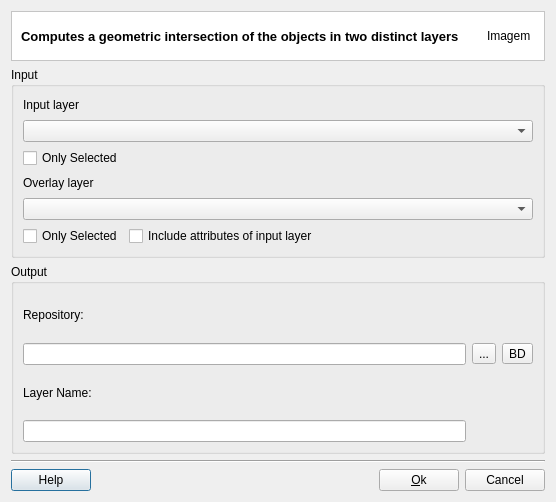
<?xml version="1.0" encoding="UTF-8"?>
<ui version="4.0">
 <class>IntersectionDialogForm</class>
 <widget class="QDialog" name="IntersectionDialogForm">
  <property name="geometry">
   <rect>
    <x>0</x>
    <y>0</y>
    <width>556</width>
    <height>502</height>
   </rect>
  </property>
  <property name="windowTitle">
   <string>Intersection Operation</string>
  </property>
  <layout class="QGridLayout" name="gridLayout_7">
   <item row="0" column="0">
    <layout class="QGridLayout" name="gridLayout_6" rowstretch="0,1,1,0,0">
     <item row="0" column="0">
      <widget class="QFrame" name="frame_2">
       <property name="styleSheet">
        <string notr="true">QWidget { background: white }</string>
       </property>
       <property name="frameShape">
        <enum>QFrame::StyledPanel</enum>
       </property>
       <property name="frameShadow">
        <enum>QFrame::Sunken</enum>
       </property>
       <layout class="QHBoxLayout" name="horizontalLayout_3" stretch="1,0">
        <property name="topMargin">
         <number>0</number>
        </property>
        <property name="bottomMargin">
         <number>0</number>
        </property>
        <item>
         <widget class="QLabel" name="m_datasourceTypeTitleLabel">
          <property name="font">
           <font>
            <pointsize>10</pointsize>
            <weight>75</weight>
            <bold>true</bold>
           </font>
          </property>
          <property name="text">
           <string>Computes a geometric intersection of the objects in two distinct layers</string>
          </property>
         </widget>
        </item>
        <item>
         <widget class="QLabel" name="m_imgLabel">
          <property name="minimumSize">
           <size>
            <width>48</width>
            <height>48</height>
           </size>
          </property>
          <property name="maximumSize">
           <size>
            <width>48</width>
            <height>48</height>
           </size>
          </property>
          <property name="text">
           <string>Imagem</string>
          </property>
         </widget>
        </item>
       </layout>
      </widget>
     </item>
     <item row="1" column="0">
      <widget class="QGroupBox" name="groupBox">
       <property name="minimumSize">
        <size>
         <width>0</width>
         <height>0</height>
        </size>
       </property>
       <property name="maximumSize">
        <size>
         <width>16777215</width>
         <height>16777215</height>
        </size>
       </property>
       <property name="title">
        <string>Input</string>
       </property>
       <layout class="QGridLayout" name="gridLayout_5">
        <item row="0" column="0">
         <layout class="QGridLayout" name="gridLayout_3">
          <item row="1" column="0">
           <widget class="QComboBox" name="m_firstLayerComboBox"/>
          </item>
          <item row="2" column="0">
           <widget class="QCheckBox" name="m_firstSelectedCheckBox">
            <property name="enabled">
             <bool>true</bool>
            </property>
            <property name="text">
             <string>Only Selected</string>
            </property>
           </widget>
          </item>
          <item row="0" column="0">
           <widget class="QLabel" name="m_firstLayerLabel">
            <property name="text">
             <string>Input layer</string>
            </property>
           </widget>
          </item>
         </layout>
        </item>
        <item row="1" column="0">
         <layout class="QGridLayout" name="gridLayout_4">
          <item row="0" column="0">
           <widget class="QLabel" name="m_secondLayerLabel">
            <property name="text">
             <string>Overlay layer</string>
            </property>
           </widget>
          </item>
          <item row="1" column="0">
           <widget class="QComboBox" name="m_secondLayerComboBox"/>
          </item>
          <item row="2" column="0">
           <layout class="QGridLayout" name="gridLayout_2">
            <item row="0" column="0">
             <widget class="QCheckBox" name="m_secondSelectedCheckBox">
              <property name="enabled">
               <bool>true</bool>
              </property>
              <property name="text">
               <string>Only Selected</string>
              </property>
             </widget>
            </item>
            <item row="0" column="1">
             <widget class="QCheckBox" name="m_copyColumnsCheckBox">
              <property name="text">
               <string>Include attributes of input layer</string>
              </property>
             </widget>
            </item>
            <item row="0" column="2">
             <spacer name="horizontalSpacer_2">
              <property name="orientation">
               <enum>Qt::Horizontal</enum>
              </property>
              <property name="sizeHint" stdset="0">
               <size>
                <width>40</width>
                <height>20</height>
               </size>
              </property>
             </spacer>
            </item>
           </layout>
          </item>
         </layout>
        </item>
       </layout>
      </widget>
     </item>
     <item row="2" column="0">
      <widget class="QGroupBox" name="groupBox_2">
       <property name="sizePolicy">
        <sizepolicy hsizetype="Preferred" vsizetype="Preferred">
         <horstretch>0</horstretch>
         <verstretch>0</verstretch>
        </sizepolicy>
       </property>
       <property name="title">
        <string>Output</string>
       </property>
       <layout class="QGridLayout" name="gridLayout">
        <item row="0" column="0">
         <widget class="QLabel" name="label_4">
          <property name="text">
           <string>Repository:</string>
          </property>
         </widget>
        </item>
        <item row="1" column="0">
         <widget class="QLineEdit" name="m_repositoryLineEdit"/>
        </item>
        <item row="2" column="0">
         <widget class="QLabel" name="label_3">
          <property name="text">
           <string>Layer Name:</string>
          </property>
         </widget>
        </item>
        <item row="1" column="1">
         <widget class="QToolButton" name="m_targetFileToolButton">
          <property name="minimumSize">
           <size>
            <width>0</width>
            <height>0</height>
           </size>
          </property>
          <property name="text">
           <string>...</string>
          </property>
         </widget>
        </item>
        <item row="3" column="0">
         <widget class="QLineEdit" name="m_newLayerNameLineEdit"/>
        </item>
        <item row="1" column="2">
         <widget class="QToolButton" name="m_targetDatasourceToolButton">
          <property name="minimumSize">
           <size>
            <width>0</width>
            <height>0</height>
           </size>
          </property>
          <property name="text">
           <string>BD</string>
          </property>
         </widget>
        </item>
       </layout>
      </widget>
     </item>
     <item row="3" column="0">
      <widget class="Line" name="line_2">
       <property name="orientation">
        <enum>Qt::Horizontal</enum>
       </property>
      </widget>
     </item>
     <item row="4" column="0">
      <layout class="QGridLayout" name="gridLayout_14">
       <item row="0" column="0">
        <widget class="te::qt::widgets::HelpPushButton" name="m_helpPushButton">
         <property name="text">
          <string>Help</string>
         </property>
        </widget>
       </item>
       <item row="0" column="1">
        <spacer name="horizontalSpacer">
         <property name="orientation">
          <enum>Qt::Horizontal</enum>
         </property>
         <property name="sizeHint" stdset="0">
          <size>
           <width>40</width>
           <height>20</height>
          </size>
         </property>
        </spacer>
       </item>
       <item row="0" column="2">
        <widget class="QPushButton" name="m_okPushButton">
         <property name="text">
          <string>&amp;Ok</string>
         </property>
        </widget>
       </item>
       <item row="0" column="3">
        <widget class="QPushButton" name="m_cancelPushButton">
         <property name="text">
          <string>Cancel</string>
         </property>
        </widget>
       </item>
      </layout>
     </item>
    </layout>
   </item>
  </layout>
 </widget>
 <customwidgets>
  <customwidget>
   <class>te::qt::widgets::HelpPushButton</class>
   <extends>QPushButton</extends>
   <header>terralib/qt/widgets/help/HelpPushButton.h</header>
  </customwidget>
 </customwidgets>
 <resources/>
 <connections>
  <connection>
   <sender>m_cancelPushButton</sender>
   <signal>clicked()</signal>
   <receiver>IntersectionDialogForm</receiver>
   <slot>reject()</slot>
   <hints>
    <hint type="sourcelabel">
     <x>592</x>
     <y>518</y>
    </hint>
    <hint type="destinationlabel">
     <x>319</x>
     <y>269</y>
    </hint>
   </hints>
  </connection>
 </connections>
</ui>
